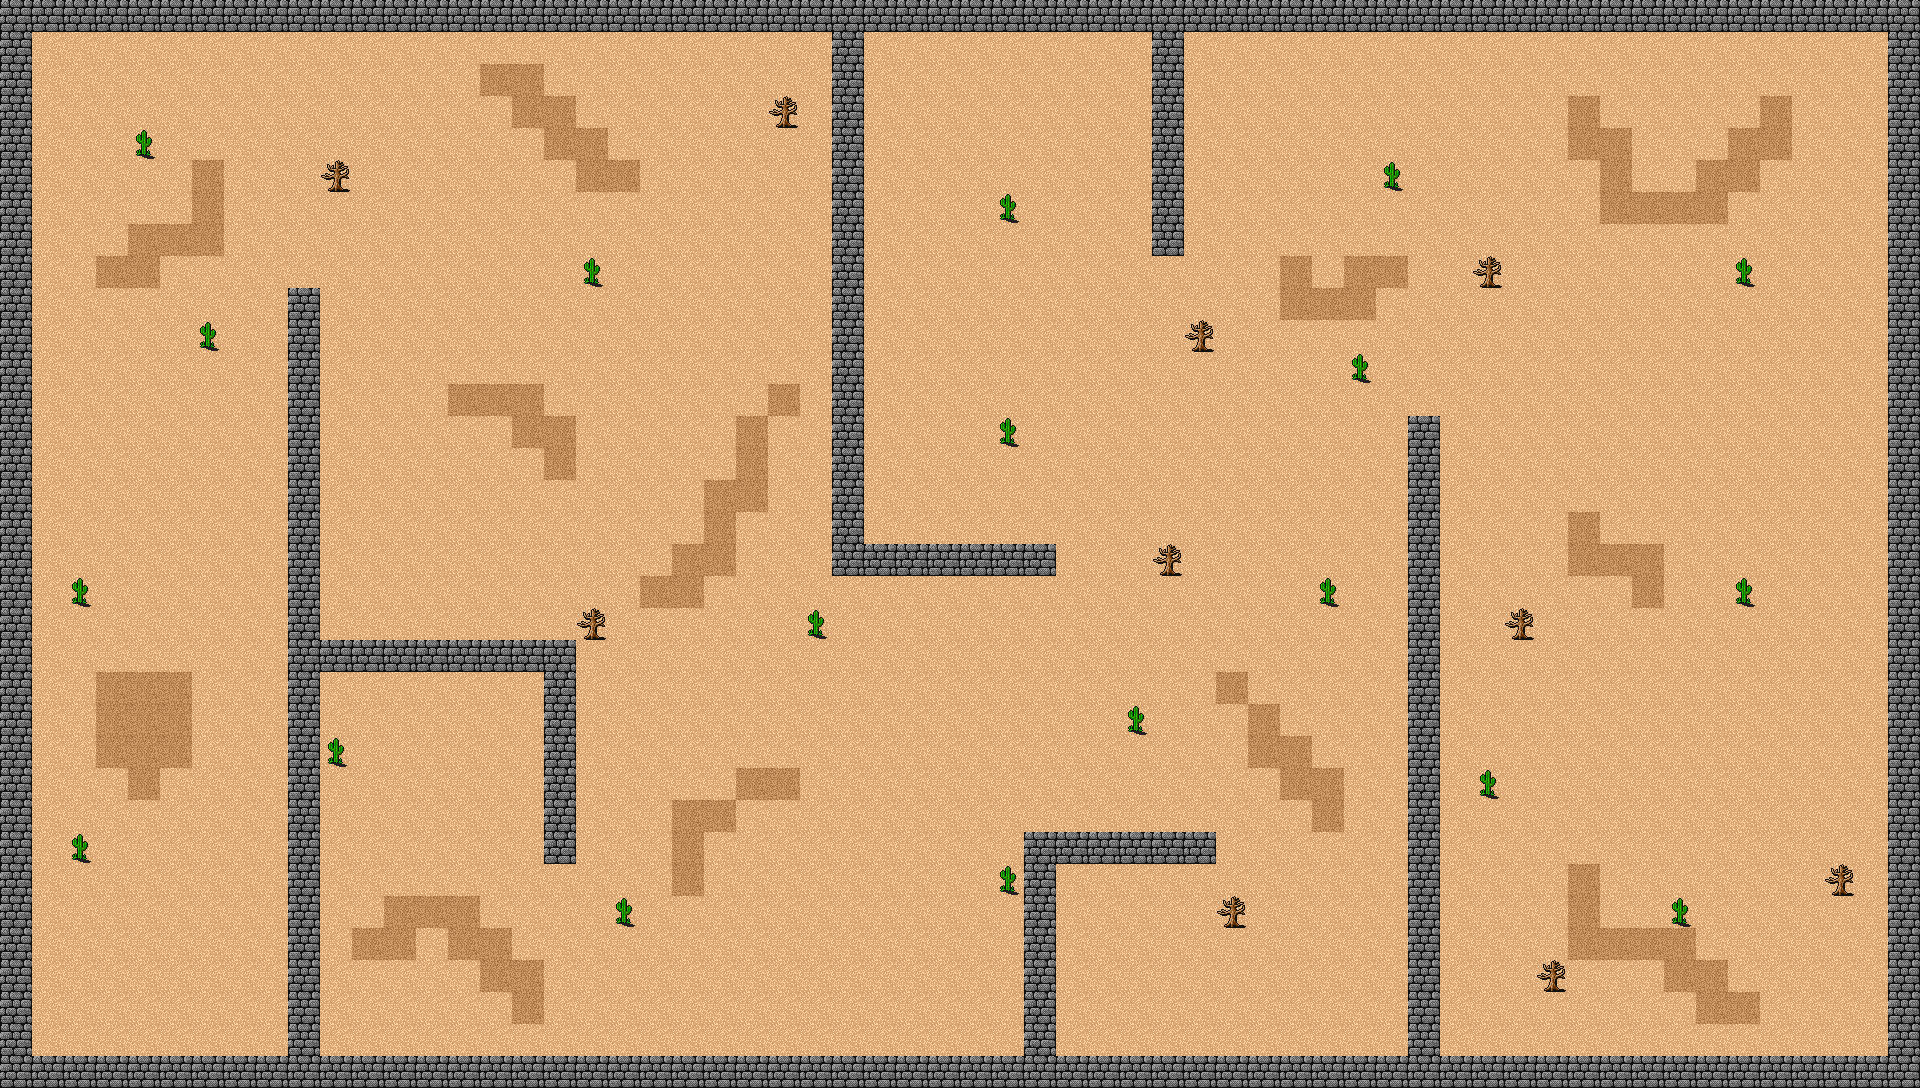

This game map was drawn from its Tiled (.tmx) file and the tilesets committed beside it. A one-line description and the trimmed map source follow:
An orthogonal 60x34 tile map with 32x32 px tiles, 1 tile layer (Tilelaag 1) and 23 objects (13x wall, 10x enemy).

<map version="1.8" tiledversion="1.8.4" orientation="orthogonal" renderorder="right-down" width="60" height="34" tilewidth="32" tileheight="32" infinite="0" nextlayerid="3" nextobjectid="34">
 <tileset firstgid="1" name="tileset1" tilewidth="32" tileheight="32" tilecount="483" columns="23">
  <image source="tileset1.png" width="736" height="672" />
 </tileset>
 <layer id="1" name="Tilelaag 1" width="60" height="34">
  <data>[2040 cells, 2040 non-empty, 5 distinct tile ids]</data>
 </layer>
 <objectgroup id="2" name="Objectlaag 1">
  <object id="1" name="wall" type="wall" x="0" y="0" width="32" height="1088" />
  <object id="3" name="wall" type="wall" x="32" y="0" width="1890" height="36" />
  <object id="7" name="wall" type="wall" x="1888" y="32" width="32" height="1056" />
  <object id="10" name="wall" type="wall" x="32" y="1056" width="1856" height="32" />
  <object id="11" name="wall" type="wall" x="288" y="288" width="32" height="768" />
  <object id="13" name="wall" type="wall" x="832" y="32" width="32" height="544" />
  <object id="14" name="wall" type="wall" x="1408" y="416" width="32" height="640" />
  <object id="16" name="enemy" type="enemy" x="224" y="96" width="32" height="32" />
  <object id="17" name="enemy" type="enemy" x="800" y="832" width="32" height="32" />
  <object id="18" name="enemy" type="enemy" x="1632" y="448" width="32" height="32" />
  <object id="19" name="wall" type="wall" x="320" y="640" width="256" height="32" />
  <object id="20" name="wall" type="wall" x="544" y="672" width="32" height="192" />
  <object id="22" name="wall" type="wall" x="864" y="544" width="192" height="32" />
  <object id="24" name="wall" type="wall" x="1152" y="32" width="32" height="224" />
  <object id="25" name="wall" type="wall" x="1024" y="832" width="192" height="32" />
  <object id="26" name="wall" type="wall" x="1024" y="864" width="32" height="192" />
  <object id="27" name="enemy" type="enemy" x="416" y="768" width="32" height="32" />
  <object id="28" name="enemy" type="enemy" x="384" y="448" width="32" height="32" />
  <object id="29" name="enemy" type="enemy" x="1632" y="768" width="32" height="32" />
  <object id="30" name="enemy" type="enemy" x="960" y="96" width="32" height="32" />
  <object id="31" name="enemy" type="enemy" x="960" y="288" width="32" height="32" />
  <object id="32" name="enemy" type="enemy" x="128" y="448" width="32" height="32" />
  <object id="33" name="enemy" type="enemy" x="1152" y="960" width="32" height="32" />
 </objectgroup>
</map>
